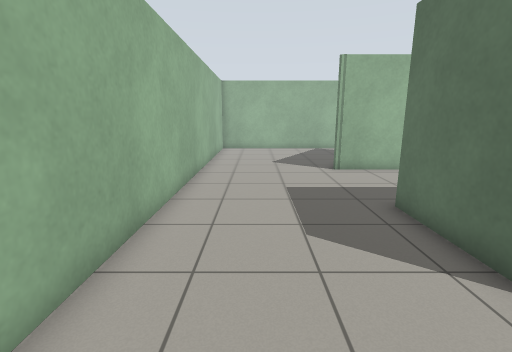
View 1 (above)

16 first-person views from a walk through a Gazebo world. The camera is 1.2 m above the floor, tilts 12° down and sees 85° across. The floor is counted in squares, 0.5 m on a side. Each view is taken from the middle of a square. On the plan, view 1 faces up. The plan holds only what a view shows up to about 18 squares ahead; the rest is blank.

View 2
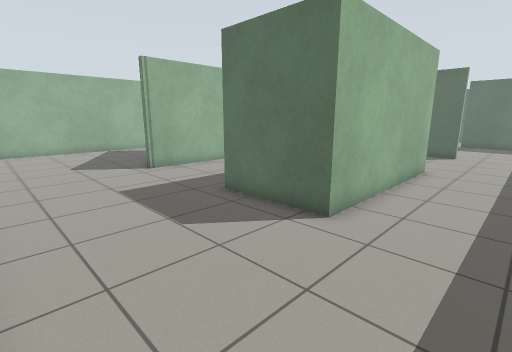

View 3
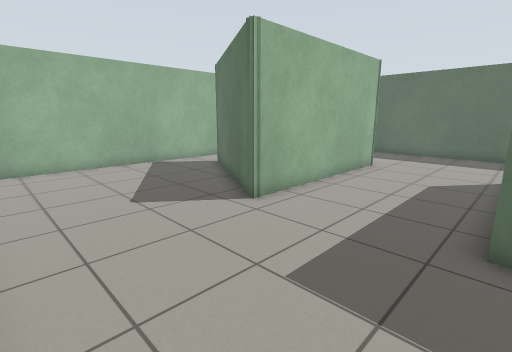

View 4
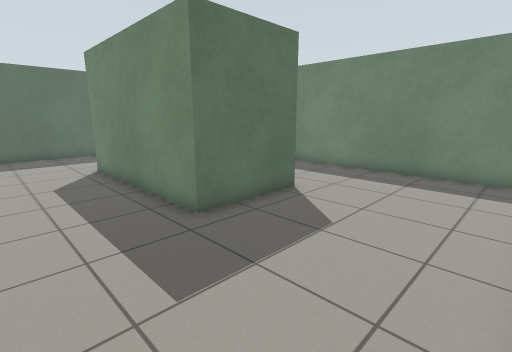

View 5
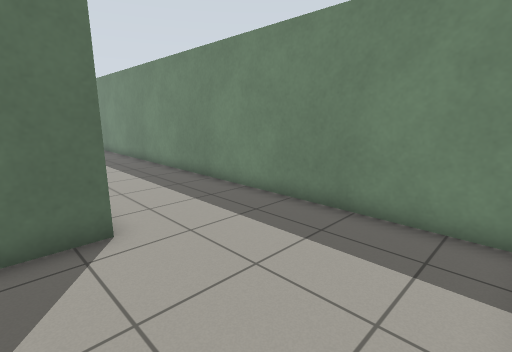

View 6
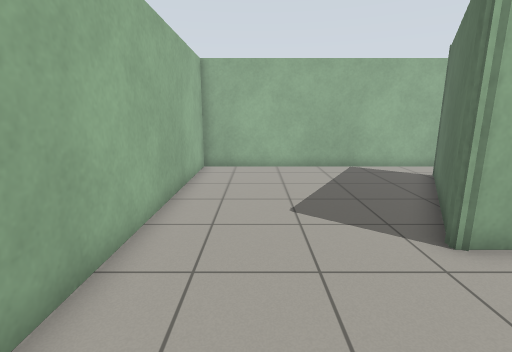

View 7
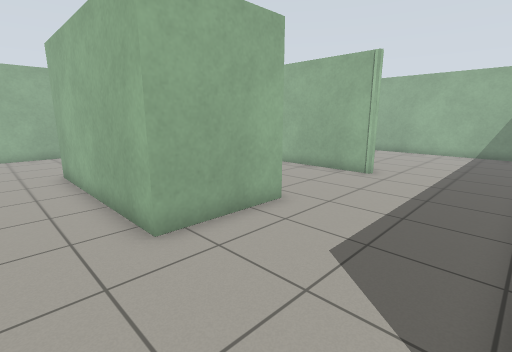

View 8
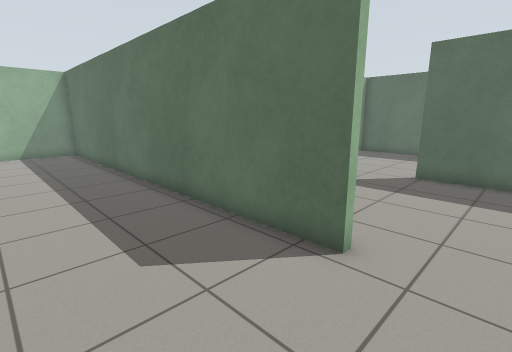

View 9
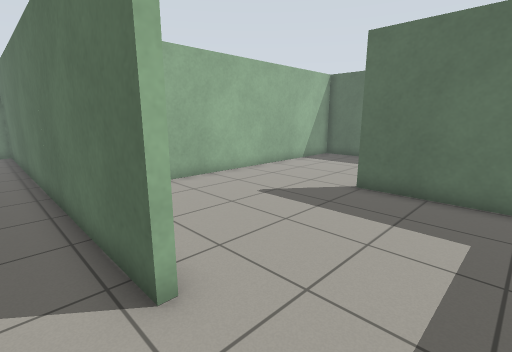

View 10
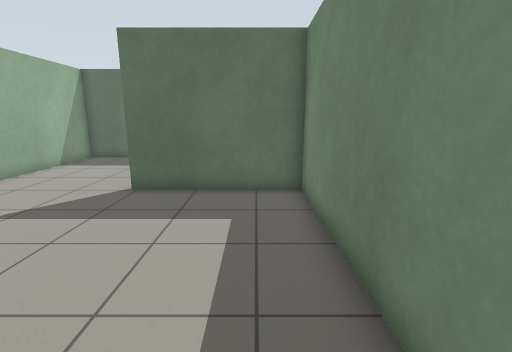

View 11
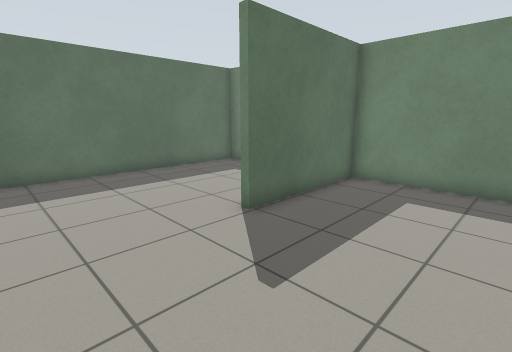

View 12
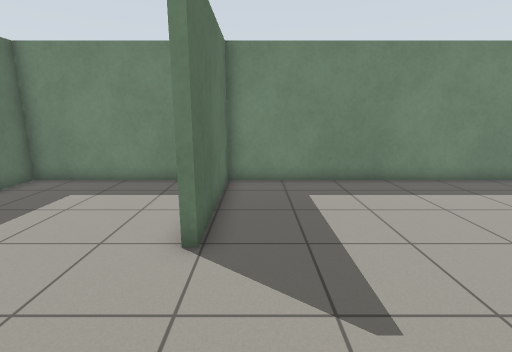

View 13
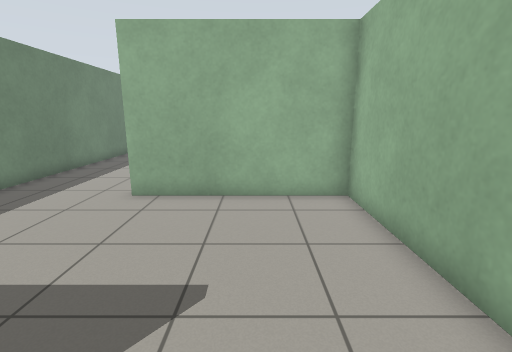

View 14
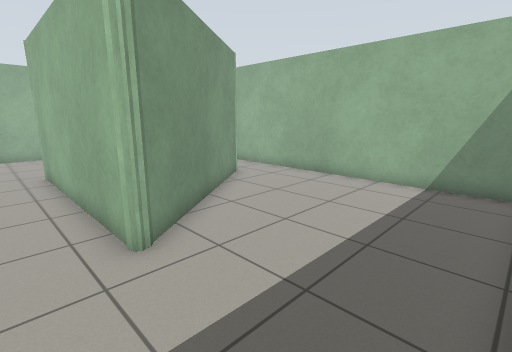

View 15
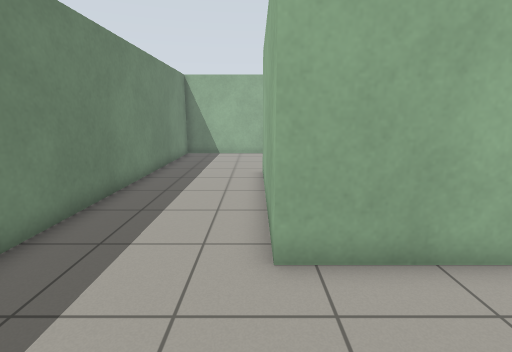

View 16
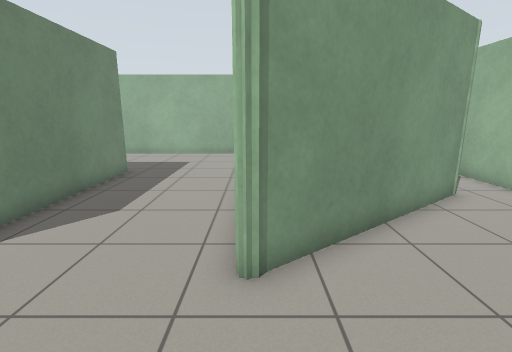

### Floor plan
Points are (right, up) in squares from view 1. A wall is a line through its corners. A room is listed if a view was taken in it or the views show most of it. See-through windows are left out.
Room 1 (views 1, 2, 3, 4, 5, 6, 7, 8, 9, 10, 15)
walls: (3.8, 7.3) (11.8, 7.3) (11.8, 3.3) (3.8, 3.3) (3.8, 7.3); (3.8, 12.7) (3.8, 13.1); (12.2, 12.7) (3.8, 12.7) (3.6, 12.8) (7.3, 19.2); (17.7, 3.3) (17.4, 3.3) (17.4, 10.5); (6.5, 21.5) (-2.5, 21.5) (-2.5, -1.6) (17.4, -1.6)
ways out: opening at (17, 1) to room 2; opening at (7.5, 20.5) to room 4; opening at (14.6, 12) to room 4
Room 2 (views 11, 12)
walls: (17.4, -1.6) (25.1, -1.6) (25.1, 4.2) (25.5, 4.2); (25.6, 9.8) (17.7, 9.8) (17.7, 3.3)
ways out: opening at (17, 1) to room 1; opening at (25, 7) to room 3
Room 3 (view 13)
walls: (27, -1.6) (32.5, -1.6) (32.5, 9.8) (25.6, 9.8)
ways out: opening at (25, 7) to room 2
Room 4 (views 14, 16)
walls: (12.2, 13.1) (12.2, 12.7); (7.4, 19.4) (12.3, 12.7); (17.4, 10.5) (17.4, 21.5) (6.5, 21.5)
ways out: opening at (7.5, 20.5) to room 1; opening at (14.6, 12) to room 1

Positions as (right, up) in squares from view 1, and headings:
1: (0, 0), facing up
2: (-2, 0), facing up-right
3: (-2, 7), facing up-right
4: (-2, 11), facing down-right
5: (-2, 5), facing down-right
6: (0, 8), facing up
7: (17, 1), facing up-left
8: (13, 1), facing up-right
9: (16, 0), facing up-right
10: (16, 0), facing right
11: (20, 9), facing down-right
12: (24, 9), facing down
13: (26, 7), facing left
14: (17, 11), facing up-left
15: (16, 3), facing left
16: (16, 13), facing left
